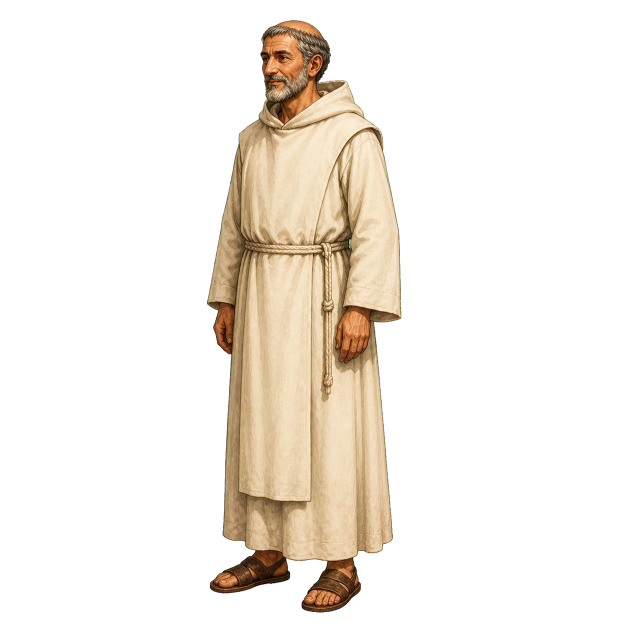
#> input picture examples/capri-1535/art/characters/brother-elia/static-art-master.png, 1254 x 1254 px (shown at 1/2 size)
$ python -i build_sprite.py   (imports and definitions only)
#> lines starting #> are read from the running program, lines starting #| are printed output that depends on the picture; after the words box and inside, x2 and y2 are one past the last pixel; in counts of white or black regions, pixels touching at a corner belong together
#!/usr/bin/env python3
"""Turn a concept walk-cycle sheet into a game-ready sprite strip.

The concept sheets come at whatever size the generator produced, on whatever
ground colour, with the figures at inconsistent positions in their cells. The
engine wants the opposite: every frame the same size, on a transparent ground,
with the character's feet at a known point so a pose swap never makes them
hop.

Frames are keyed off the sheet's own corner pixel, so dark, light and
transparent grounds all work without being told which.

Usage:
    tools/build_sprite.py art/characters/michele/michele-walk-cycle-v4.png michele walk-side
"""

import argparse
import sys
from pathlib import Path

import numpy as np
from PIL import Image

CHARACTERS_DIR = Path("src/characters")

# Project-wide native Character height. Scene Perspective Scale may reduce this
# at depth but must not enlarge it. Preserve full RGB colour by default; palette
# reduction is an explicit art-direction choice made with --colours.
NATIVE_HEIGHT = 288
COLOURS = 0


def runs(flags, minimum: int) -> list[tuple[int, int]]:
    spans, start = [], None
    for i, present in enumerate(flags):
        if present and start is None:
            start = i
        elif not present and start is not None:
            if i - start > minimum:
                spans.append((start, i))
            start = None
    if start is not None and len(flags) - start > minimum:
        spans.append((start, len(flags)))
    return spans


def extract(sheet: Path) -> list[Image.Image]:
    source = Image.open(sheet)
#> source is the input picture: PIL image 1254x1254 RGBA; mean R, G, B, A 42.3, 36.3, 28.6, 53.4
    im = source.convert("RGBA")
    pixels = np.asarray(im, dtype=np.int32)
    has_alpha = "A" in source.getbands()
#> has_alpha = True
    if has_alpha:
        content = pixels[:, :, 3] > 1
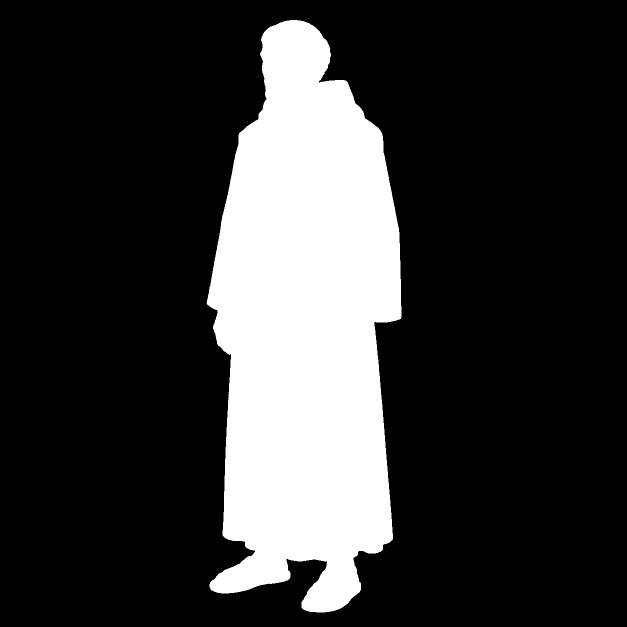
#> content: shape (1254, 1254) bool (shown at 1/2 size); 21.1% white; 1 white region, box (x1, y1, x2, y2) and area: (413, 40, 803, 1225) 331532
    else:
        ground = np.asarray(source.convert("RGB").getpixel((2, 2)), dtype=np.int32)
        content = np.abs(pixels[:, :, :3] - ground).sum(axis=2) > 60

    frames = []
    for y0, y1 in runs(content.sum(axis=1) > 3, minimum=60):
        for x0, x1 in runs(content[y0:y1].sum(axis=0) > 0, minimum=20):
            block = content[y0:y1, x0:x1]
            ys, xs = np.where(block)
            cut = im.crop((x0 + xs.min(), y0 + ys.min(), x0 + xs.max() + 1, y0 + ys.max() + 1))
            if has_alpha:
                frames.append(cut)
            else:
                cut_pixels = np.asarray(cut, dtype=np.int32)
                alpha = np.where(
                    np.abs(cut_pixels[:, :, :3] - ground).sum(axis=2) > 70, 255, 0
                ).astype(np.uint8)
                frames.append(Image.fromarray(
                    np.dstack([cut_pixels[:, :, :3].astype(np.uint8), alpha]),
                    "RGBA",
                ))
#> this loop made 1 pass
#> (y0, y1) on pass 1: (40, 1225)
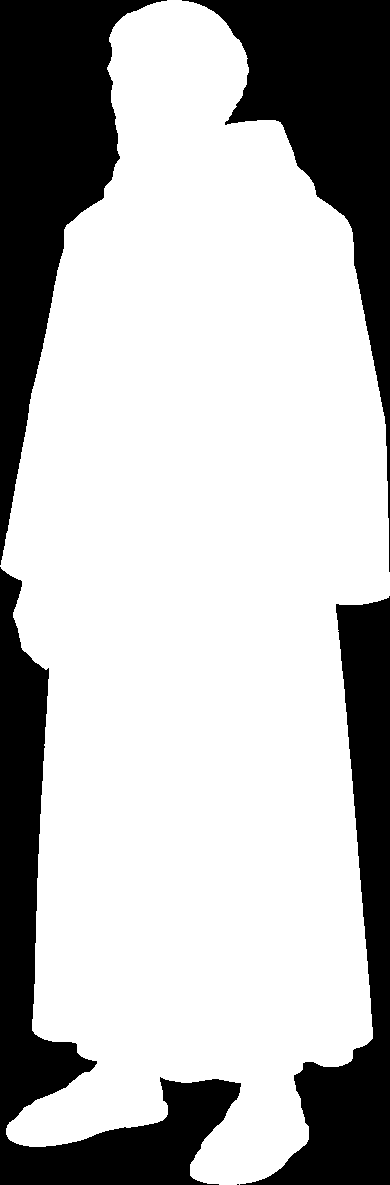
#> block: shape (1185, 390) bool; 71.7% white; 5 black regions (1 under 20 px), largest, box (x1, y1, x2, y2) and area: (0, 0, 167, 565) 36332, (0, 567, 241, 1185) 34803, (182, 0, 390, 572) 32189, (240, 596, 390, 1185) 27292
#> after the loop, frames = 1 item
    return frames


# [70 lines left out: function main, not called in this run]


# [2 lines not run here, left out]

>>> result = extract('../art/characters/brother-elia/static-art-master.png')
#> result = 1 item
